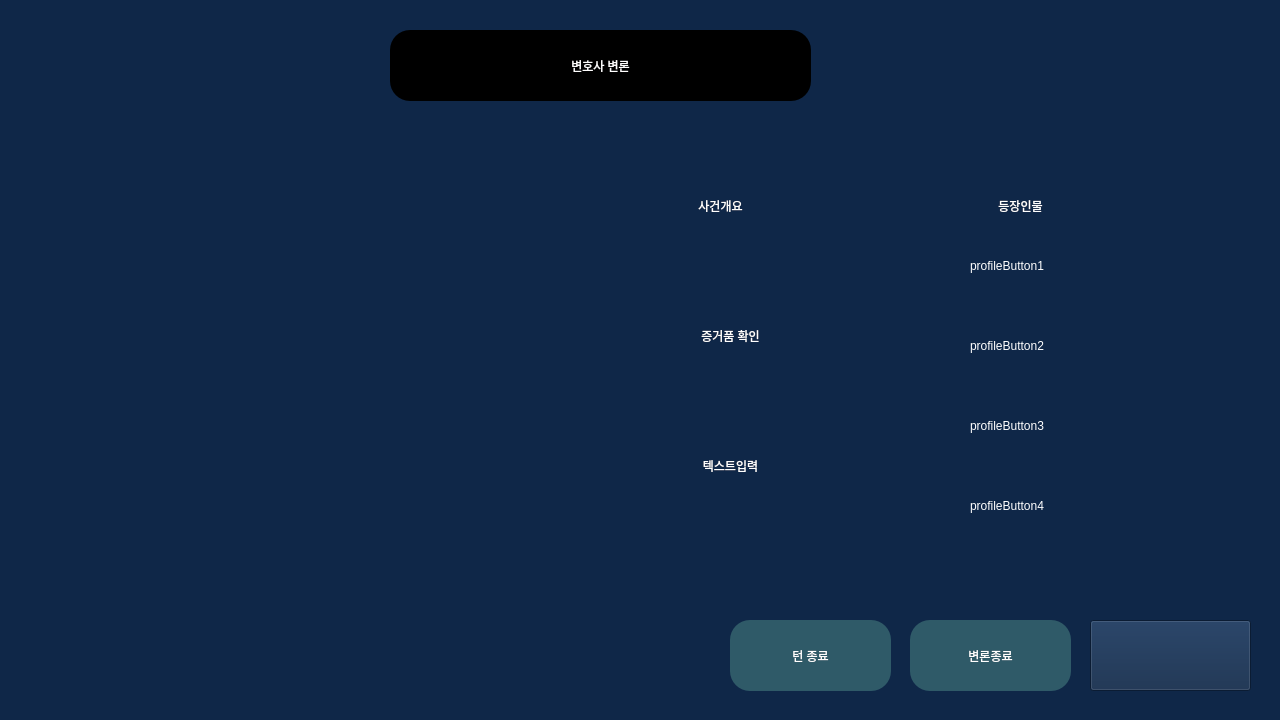
<?xml version="1.0" encoding="UTF-8"?>
<ui version="4.0">
 <class>lawyerWindow</class>
 <widget class="QWidget" name="lawyerWindow">
  <property name="geometry">
   <rect>
    <x>0</x>
    <y>0</y>
    <width>1280</width>
    <height>720</height>
   </rect>
  </property>
  <property name="windowTitle">
   <string>LogiCourt_AI</string>
  </property>
  <property name="styleSheet">
   <string notr="true">QWidget{
	background-color: rgb(15, 39, 72);
}</string>
  </property>
  <widget class="QPushButton" name="nameLabel">
   <property name="geometry">
    <rect>
     <x>390</x>
     <y>30</y>
     <width>421</width>
     <height>71</height>
    </rect>
   </property>
   <property name="styleSheet">
    <string notr="true">QPushButton{
	background-color: rgb(0, 0, 0);
	color: rgb(255, 254, 254);
	border-radius: 20px;
	font: 24pt &quot;나눔고딕 ExtraBold&quot;;
}</string>
   </property>
   <property name="text">
    <string>변호사 변론</string>
   </property>
   <property name="checkable">
    <bool>false</bool>
   </property>
   <property name="checked">
    <bool>false</bool>
   </property>
  </widget>
  <widget class="QLabel" name="profileImage">
   <property name="geometry">
    <rect>
     <x>30</x>
     <y>140</y>
     <width>551</width>
     <height>551</height>
    </rect>
   </property>
   <property name="autoFillBackground">
    <bool>false</bool>
   </property>
   <property name="styleSheet">
    <string notr="true">QLabel{
	/* 스타일시트는 스케일 설정 불가능. pixMap으로 설정해야 함 */
	/* image:url(:/images/imageNotFound.png); */
	color: rgb(255, 255, 255);
	font: 20pt &quot;나눔고딕&quot;;
}
</string>
   </property>
   <property name="text">
    <string/>
   </property>
   <property name="pixmap">
    <pixmap resource="assets/resource.qrc">:/assets/profile/lawyer.png</pixmap>
   </property>
   <property name="scaledContents">
    <bool>true</bool>
   </property>
   <property name="alignment">
    <set>Qt::AlignCenter</set>
   </property>
  </widget>
  <widget class="QPushButton" name="micButton">
   <property name="geometry">
    <rect>
     <x>1090</x>
     <y>620</y>
     <width>161</width>
     <height>71</height>
    </rect>
   </property>
   <property name="styleSheet">
    <string notr="true">QPushButton#micButton[mic_state=&quot;off&quot;]{
	image: url(:/images/mic_off.png);
	background-color: rgb(47, 90, 104);
	color: rgb(255, 254, 254);
	border-radius: 20px;
	font: 24pt &quot;나눔고딕 ExtraBold&quot;;
}
QPushButton#micButton[mic_state=&quot;on&quot;]{
	image: url(:/images/mic_on.png);
	background-color: rgb(47, 90, 104);
	color: rgb(255, 254, 254);
	border-radius: 20px;
	font: 24pt &quot;나눔고딕 ExtraBold&quot;;
}
QPushButton#micButton:hover{
	background-color: rgb(67, 129, 148);
	border-radius: 20px;
	font: 28pt &quot;나눔고딕 ExtraBold&quot;;
}
QPushButton#micButton:pressed{
	background-color: rgb(0, 123, 255);
	border-radius: 20px;
	font: 28pt &quot;나눔고딕 ExtraBold&quot;;
}</string>
   </property>
   <property name="text">
    <string/>
   </property>
   <property name="checkable">
    <bool>false</bool>
   </property>
   <property name="checked">
    <bool>false</bool>
   </property>
  </widget>
  <widget class="QPushButton" name="endButton">
   <property name="geometry">
    <rect>
     <x>910</x>
     <y>620</y>
     <width>161</width>
     <height>71</height>
    </rect>
   </property>
   <property name="styleSheet">
    <string notr="true">QPushButton{
	background-color: rgb(47, 90, 104);
	color: rgb(255, 254, 254);
	border-radius: 20px;
	font: 20pt &quot;나눔고딕 ExtraBold&quot;;
}

QPushButton:hover{
	background-color: rgb(67, 129, 148);
	border-radius: 20px;
	font: 24pt &quot;나눔고딕 ExtraBold&quot;;
}
QPushButton:pressed{
	background-color: rgb(0, 123, 255);
	border-radius: 20px;
	font: 24pt &quot;나눔고딕 ExtraBold&quot;;
}</string>
   </property>
   <property name="text">
    <string>변론종료</string>
   </property>
  </widget>
  <widget class="QPushButton" name="overviewButton">
   <property name="geometry">
    <rect>
     <x>650</x>
     <y>180</y>
     <width>141</width>
     <height>51</height>
    </rect>
   </property>
   <property name="styleSheet">
    <string notr="true">QPushButton{
	color: rgb(255, 255, 255);
	border-radius: 20px;
	font: 20pt &quot;나눔고딕 ExtraBold&quot;;
}

QPushButton:hover{
	border-radius: 20px;
	font: 24pt &quot;나눔고딕 ExtraBold&quot;;
}
QPushButton:pressed{
	border-radius: 20px;
	font: 24pt &quot;나눔고딕 ExtraBold&quot;;
}</string>
   </property>
   <property name="text">
    <string>사건개요</string>
   </property>
  </widget>
  <widget class="QPushButton" name="evidenceButton">
   <property name="geometry">
    <rect>
     <x>650</x>
     <y>310</y>
     <width>161</width>
     <height>51</height>
    </rect>
   </property>
   <property name="styleSheet">
    <string notr="true">QPushButton{
	color: rgb(255, 255, 255);
	border-radius: 20px;
	font: 20pt &quot;나눔고딕 ExtraBold&quot;;
}

QPushButton:hover{
	border-radius: 20px;
	font: 24pt &quot;나눔고딕 ExtraBold&quot;;
}
QPushButton:pressed{
	border-radius: 20px;
	font: 24pt &quot;나눔고딕 ExtraBold&quot;;
}</string>
   </property>
   <property name="text">
    <string>증거품 확인</string>
   </property>
  </widget>
  <widget class="QPushButton" name="textButton">
   <property name="geometry">
    <rect>
     <x>650</x>
     <y>440</y>
     <width>161</width>
     <height>51</height>
    </rect>
   </property>
   <property name="styleSheet">
    <string notr="true">QPushButton{
	color: rgb(255, 255, 255);
	border-radius: 20px;
	font: 20pt &quot;나눔고딕 ExtraBold&quot;;
}

QPushButton:hover{
	border-radius: 20px;
	font: 24pt &quot;나눔고딕 ExtraBold&quot;;
}
QPushButton:pressed{
	border-radius: 20px;
	font: 24pt &quot;나눔고딕 ExtraBold&quot;;
}</string>
   </property>
   <property name="text">
    <string>텍스트입력</string>
   </property>
  </widget>
  <widget class="QLabel" name="profileTitleLabel">
   <property name="geometry">
    <rect>
     <x>890</x>
     <y>190</y>
     <width>261</width>
     <height>31</height>
    </rect>
   </property>
   <property name="styleSheet">
    <string notr="true">QLabel{
	color: rgb(255, 255, 255);
	font: 20pt &quot;나눔고딕 ExtraBold&quot;;
}</string>
   </property>
   <property name="text">
    <string>등장인물</string>
   </property>
   <property name="alignment">
    <set>Qt::AlignCenter</set>
   </property>
  </widget>
  <widget class="QPushButton" name="profileButton1">
   <property name="geometry">
    <rect>
     <x>960</x>
     <y>240</y>
     <width>291</width>
     <height>51</height>
    </rect>
   </property>
   <property name="styleSheet">
    <string notr="true">QPushButton{
    text-align: left;
    padding-left: 10px;
	color: rgb(255, 255, 255);
	border-radius: 20px;
	font: 20pt &quot;나눔고딕&quot;;
}

QPushButton:hover{
	border-radius: 20px;
	font: 24pt &quot;나눔고딕&quot;;
}
QPushButton:pressed{
	border-radius: 20px;
	font: 24pt &quot;나눔고딕&quot;;
}</string>
   </property>
   <property name="text">
    <string>profileButton1</string>
   </property>
  </widget>
  <widget class="QPushButton" name="profileButton2">
   <property name="geometry">
    <rect>
     <x>960</x>
     <y>320</y>
     <width>291</width>
     <height>51</height>
    </rect>
   </property>
   <property name="styleSheet">
    <string notr="true">QPushButton{
    text-align: left;
    padding-left: 10px;
	color: rgb(255, 255, 255);
	border-radius: 20px;
	font: 20pt &quot;나눔고딕&quot;;
}

QPushButton:hover{
	border-radius: 20px;
	font: 24pt &quot;나눔고딕&quot;;
}
QPushButton:pressed{
	border-radius: 20px;
	font: 24pt &quot;나눔고딕&quot;;
}</string>
   </property>
   <property name="text">
    <string>profileButton2</string>
   </property>
  </widget>
  <widget class="QPushButton" name="profileButton3">
   <property name="geometry">
    <rect>
     <x>960</x>
     <y>400</y>
     <width>291</width>
     <height>51</height>
    </rect>
   </property>
   <property name="styleSheet">
    <string notr="true">QPushButton{
    text-align: left;
    padding-left: 10px;
	color: rgb(255, 255, 255);
	border-radius: 20px;
	font: 20pt &quot;나눔고딕&quot;;
}

QPushButton:hover{
	border-radius: 20px;
	font: 24pt &quot;나눔고딕&quot;;
}
QPushButton:pressed{
	border-radius: 20px;
	font: 24pt &quot;나눔고딕&quot;;
}</string>
   </property>
   <property name="text">
    <string>profileButton3</string>
   </property>
  </widget>
  <widget class="QPushButton" name="profileButton4">
   <property name="geometry">
    <rect>
     <x>960</x>
     <y>480</y>
     <width>291</width>
     <height>51</height>
    </rect>
   </property>
   <property name="styleSheet">
    <string notr="true">QPushButton{
    text-align: left;
    padding-left: 10px;
	color: rgb(255, 255, 255);
	border-radius: 20px;
	font: 20pt &quot;나눔고딕&quot;;
}

QPushButton:hover{
	border-radius: 20px;
	font: 24pt &quot;나눔고딕&quot;;
}
QPushButton:pressed{
	border-radius: 20px;
	font: 24pt &quot;나눔고딕&quot;;
}</string>
   </property>
   <property name="text">
    <string>profileButton4</string>
   </property>
  </widget>
  <widget class="QPushButton" name="turnButton">
   <property name="geometry">
    <rect>
     <x>730</x>
     <y>620</y>
     <width>161</width>
     <height>71</height>
    </rect>
   </property>
   <property name="styleSheet">
    <string notr="true">QPushButton{
	background-color: rgb(47, 90, 104);
	color: rgb(255, 254, 254);
	border-radius: 20px;
	font: 20pt &quot;나눔고딕 ExtraBold&quot;;
}

QPushButton:hover{
	background-color: rgb(67, 129, 148);
	border-radius: 20px;
	font: 24pt &quot;나눔고딕 ExtraBold&quot;;
}
QPushButton:pressed{
	background-color: rgb(0, 123, 255);
	border-radius: 20px;
	font: 24pt &quot;나눔고딕 ExtraBold&quot;;
}</string>
   </property>
   <property name="text">
    <string>턴 종료</string>
   </property>
  </widget>
 </widget>
 <resources>
  <include location="assets/resource.qrc"/>
 </resources>
 <connections/>
</ui>
